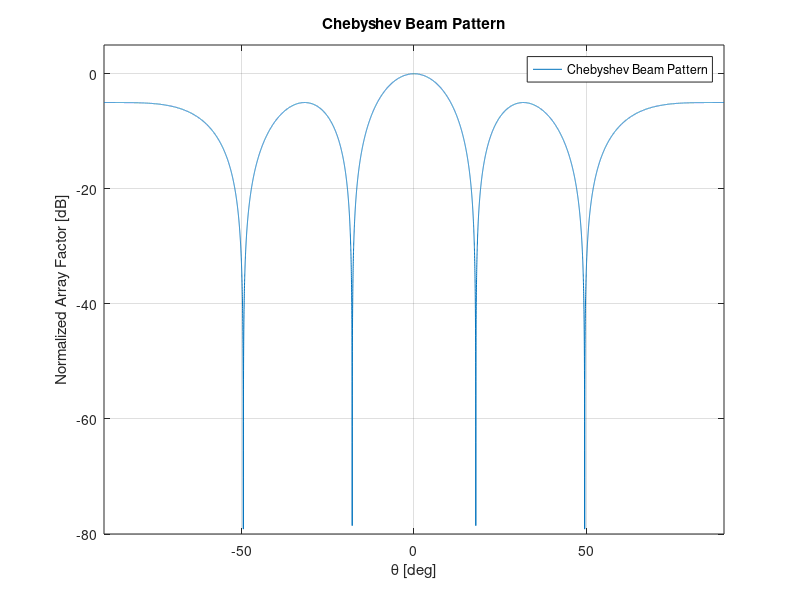

MATLAB code to generate this figure:
clear;
clc;
close all;
N = input('소자수 N 을 입력해 주세요 = ');
SLL = input('원하는 부엽수준을 입력해 주세요 = ');
% Chebyshev 가중치 계산
R = 10^(SLL / 20); 
beta = cosh(acosh(R) / (N - 1)); 
sample_num = 10000; 
psi = linspace(0, pi, sample_num).'; 
function T = calculate_chebyshev_value(n, x) 
 T = zeros(size(x)); 
 index_inside = abs(x) <= 1; 
 T(index_inside) = cos(n * acos(x(index_inside))); 
 index_greater = x > 1; 
 T(index_greater) = cosh(n * acosh(x(index_greater))); 
 index_less = x < -1; 
 T(index_less) = ((-1)^n) * cosh(n * acosh(-x(index_less))); 
end
target = calculate_chebyshev_value(N - 1, beta * cos(psi / 2)); 
target = target / calculate_chebyshev_value(N - 1, beta); 
if mod(N, 2) == 0 
 M = N / 2; 
 A = zeros(sample_num, M); 
 for m = 1:M 
 A(:, m) = 2 * cos((m - 0.5) * psi); end
 coefficient = A \ target; 
 pair_weights = coefficient.'; 
 w = [fliplr(pair_weights), pair_weights]; 
else 
 M = (N - 1) / 2; A = zeros(sample_num, M + 1); 
 A(:, 1) = 1; 
 for m = 1:M
 A(:, m + 1) = 2 * cos(m * psi); end
 coefficient = A \ target; center_weight = coefficient(1); 
 pair_weights = coefficient(2:end).'; 
 w = [fliplr(pair_weights), center_weight, pair_weights];
end
w = real(w); 
w = w / sum(w); 
d_over_lambda = 0.5; 
% 관찰 각도 범위
theta_deg = -90:0.01:90; 
theta_rad = theta_deg * pi / 180; 
% 배열 소자 위치
element_position = ((0:N-1) - (N-1)/2) * d_over_lambda; 
% Array Factor 계산
AF = zeros(size(theta_rad)); 
for n = 1:N 
 AF = AF + w(n) * exp(1j * 2 * pi * element_position(n) * sin(theta_rad));
end
% 정규화 및 dB 변환
AF_mag = abs(AF); 
AF_mag = AF_mag / max(AF_mag); 
AF_dB = 20 * log10(AF_mag + 1e-12); 
% Beam Pattern 출력
figure;
plot(theta_deg, AF_dB); 
grid on; 
xlabel('\theta [deg]'); 
ylabel('Normalized Array Factor [dB]'); 
title('Chebyshev Beam Pattern');
legend('Chebyshev Beam Pattern', 'Location', 'northeast');
xlim([-90 90]);
ylim([-80 5]);
